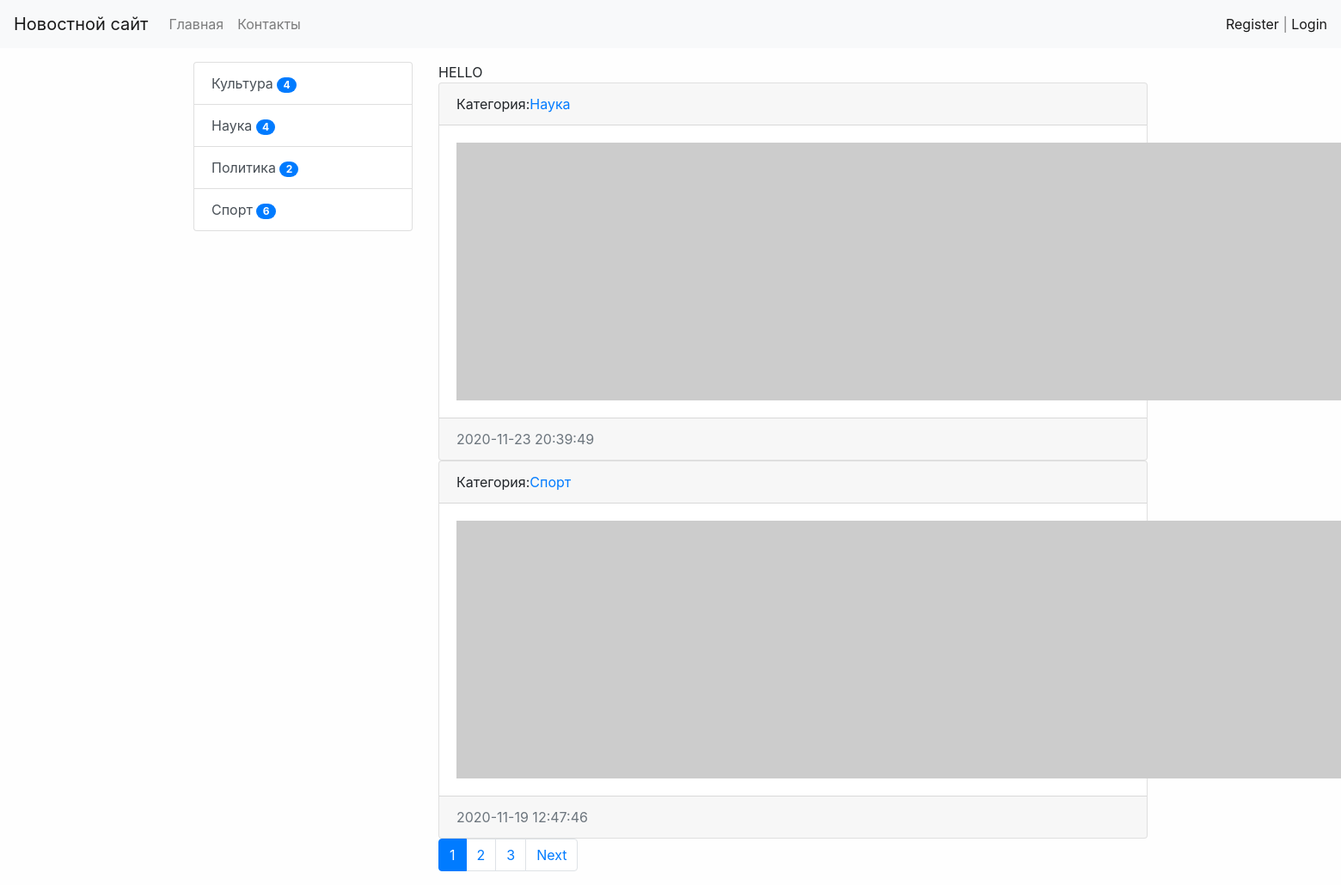
The page / on the database its author committed.
### news/models.py (models this page shows, shortened)
class Category(models.Model):
    title = models.CharField(max_length=150, db_index=True)
    def get_absolute_url(self):
        return reverse('category', kwargs={'category_id': self.pk})
    def __str__(self):
        return self.title
    class Meta:
        verbose_name = 'Категория'
        verbose_name_plural = 'Категории'
        ordering = ['title']

class News(models.Model):
    title = models.CharField(max_length=150, verbose_name='Наименование')
    content = models.TextField(blank=True, verbose_name='Контент')
    created_at = models.DateTimeField(auto_now_add=True, verbose_name='Создано')
    updated_at = models.DateTimeField(auto_now=True, verbose_name='Обновлено')
    photo = models.ImageField(upload_to='photo/%Y/%m/%d/', verbose_name='Фото', blank=True)
    is_published = models.BooleanField(default=True, verbose_name='Опубликовано')
    category = models.ForeignKey('Category', on_delete=models.PROTECT,  verbose_name='Категория')
    view = models.IntegerField(default=0)
    def get_absolute_url(self):
        return reverse('view_news', kwargs={'pk': self.pk})
    class Meta:
        verbose_name = 'Новость'
        verbose_name_plural = 'Новости'
        ordering = ['-created_at']

### news/views.py (the view)
# urls.py: path('',HomeNews.as_view(), name='home'),
class HomeNews(Mymixin, ListView):
    model = News
    template_name = 'news/home_news_list.html'
    context_object_name = 'news'
    mixin_prop = 'hello'
    paginate_by = 2
    def get_context_data(self, *, object_list=None, **kwargs):
        context = super().get_context_data(**kwargs)
        context['title'] = self.get_upper('Главная страница')
        context['mixin_prop'] = self.get_prop()
        return context
    def get_queryset(self):
        return News.objects.filter(is_published=True).select_related('category')

### news/templatetags/news_tags.py (called while the page is built)
@register.simple_tag(name='get_list_categories')
def get_categories():
    return Category.objects.all()

@register.inclusion_tag('news/list_categories.html')
def show_categories():
    categories = Category.objects.annotate(cnt=Count('news', filter=F('news__is_published'))).filter(cnt__gt=0)
    return {'categories': categories}

### news/utils.py (called while the page is built)
    def get_prop(self):
        return self.mixin_prop.upper()

    def get_upper(self,s):
        if isinstance(s,str):
            return s.upper()
        else:
            return s.title.upper()

### news/templates/news/home_news_list.html (shortened to what this page needs)
{% extends 'base.html' %}
{% block sitebar %}
{% include 'inc/_sidebar.html' %}
{% endblock %}
{% block content %}
{{ mixin_prop }}
{% for item in news %}
<div class="card bm-3">
  <div class="card-header">
    Категория:<a href="{{ item.category.get_absolute_url }}">{{ item.category }}</a>
  </div>
  <div class="card-body">
    <div class="media">
      {% if item.photo %}
      <img src="{{ item.photo.url }}" alt="" width="300" class="mr-3">
      {% else %}
      <img src="https://picsum.photos/id/1060/300/235/?blur=2" alt="" class="mr-3">
      {% endif %}
    </div>
  </div>
  <div class="card-footer text-muted">
    {{ item.created_at|date:"Y-m-d H:i:s" }}
  </div>
</div>
{% endfor %}
{% endblock %}

### news/templates/news/list_categories.html
<div class="list-group">
  {% for item in categories %}
  <a href=" {{ item.get_absolute_url }}" class="list-group-item list-group-item-action">{{ item.title }}  <span class="badge badge-primary badge-pill">{{ item.cnt }}</span></a>
  {% endfor %}
</div>

### mysite/static/css/style.css (style rules this page uses)
body { background-color: #fefefe; }

### rows shown on the page
Category: title "Культура", cnt "4"
Category: title "Наука", cnt "4"
Category: title "Политика", cnt "2"
Category: title "Спорт", cnt "6"
News: category "Наука", created_at "2020-11-23 20:39:49"
News: category "Спорт", created_at "2020-11-19 12:47:46"

### other values the page prints
{{ mixin_prop }} "HELLO"
{{ p }} "1"
{{ p }} "2" "3"
